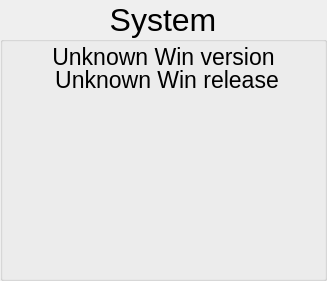
                 <widget class="QGroupBox" name="groupBox_System">
                  <property name="sizePolicy">
                   <sizepolicy hsizetype="Expanding" vsizetype="Preferred">
                    <horstretch>0</horstretch>
                    <verstretch>0</verstretch>
                   </sizepolicy>
                  </property>
                  <property name="minimumSize">
                   <size>
                    <width>280</width>
                    <height>280</height>
                   </size>
                  </property>
                  <property name="maximumSize">
                   <size>
                    <width>999999</width>
                    <height>300</height>
                   </size>
                  </property>
                  <property name="sizeIncrement">
                   <size>
                    <width>1</width>
                    <height>1</height>
                   </size>
                  </property>
                  <property name="font">
                   <font>
                    <pointsize>24</pointsize>
                   </font>
                  </property>
                  <property name="title">
                   <string>System</string>
                  </property>
                  <property name="alignment">
                   <set>Qt::AlignCenter</set>
                  </property>
                  <property name="flat">
                   <bool>false</bool>
                  </property>
                  <layout class="QGridLayout" name="gridLayout_10">
                   <property name="leftMargin">
                    <number>5</number>
                   </property>
                   <property name="topMargin">
                    <number>5</number>
                   </property>
                   <property name="rightMargin">
                    <number>5</number>
                   </property>
                   <property name="bottomMargin">
                    <number>5</number>
                   </property>
                   <property name="spacing">
                    <number>0</number>
                   </property>
                   <item row="0" column="0" colspan="2">
                    <layout class="QHBoxLayout" name="horizontalLayout_47">
                     <property name="spacing">
                      <number>0</number>
                     </property>
                     <item>
                      <spacer name="horizontalSpacer_87">
                       <property name="orientation">
                        <enum>Qt::Horizontal</enum>
                       </property>
                       <property name="sizeHint" stdset="0">
                        <size>
                         <width>13</width>
                         <height>13</height>
                        </size>
                       </property>
                      </spacer>
                     </item>
                     <item>
                      <widget class="QLabel" name="label_System_name">
                       <property name="sizePolicy">
                        <sizepolicy hsizetype="Preferred" vsizetype="Minimum">
                         <horstretch>0</horstretch>
                         <verstretch>0</verstretch>
                        </sizepolicy>
                       </property>
                       <property name="maximumSize">
                        <size>
                         <width>16777215</width>
                         <height>20</height>
                        </size>
                       </property>
                       <property name="font">
                        <font>
                         <pointsize>17</pointsize>
                        </font>
                       </property>
                       <property name="text">
                        <string>Unknown Win version</string>
                       </property>
                       <property name="alignment">
                        <set>Qt::AlignCenter</set>
                       </property>
                      </widget>
                     </item>
                     <item>
                      <spacer name="horizontalSpacer_88">
                       <property name="orientation">
                        <enum>Qt::Horizontal</enum>
                       </property>
                       <property name="sizeHint" stdset="0">
                        <size>
                         <width>11</width>
                         <height>18</height>
                        </size>
                       </property>
                      </spacer>
                     </item>
                    </layout>
                   </item>
                   <item row="1" column="0" colspan="2">
                    <layout class="QHBoxLayout" name="horizontalLayout_50">
                     <item>
                      <spacer name="horizontalSpacer_91">
                       <property name="orientation">
                        <enum>Qt::Horizontal</enum>
                       </property>
                       <property name="sizeHint" stdset="0">
                        <size>
                         <width>47</width>
                         <height>18</height>
                        </size>
                       </property>
                      </spacer>
                     </item>
                     <item>
                      <widget class="QLabel" name="label_System_ver">
                       <property name="sizePolicy">
                        <sizepolicy hsizetype="Preferred" vsizetype="Minimum">
                         <horstretch>0</horstretch>
                         <verstretch>0</verstretch>
                        </sizepolicy>
                       </property>
                       <property name="minimumSize">
                        <size>
                         <width>0</width>
                         <height>0</height>
                        </size>
                       </property>
                       <property name="maximumSize">
                        <size>
                         <width>16777215</width>
                         <height>26</height>
                        </size>
                       </property>
                       <property name="font">
                        <font>
                         <pointsize>17</pointsize>
                        </font>
                       </property>
                       <property name="text">
                        <string>Unknown Win release</string>
                       </property>
                       <property name="scaledContents">
                        <bool>true</bool>
                       </property>
                       <property name="alignment">
                        <set>Qt::AlignCenter</set>
                       </property>
                      </widget>
                     </item>
                     <item>
                      <spacer name="horizontalSpacer_92">
                       <property name="orientation">
                        <enum>Qt::Horizontal</enum>
                       </property>
                       <property name="sizeHint" stdset="0">
                        <size>
                         <width>40</width>
                         <height>18</height>
                        </size>
                       </property>
                      </spacer>
                     </item>
                    </layout>
                   </item>
                   <item row="2" column="0" rowspan="2" colspan="2">
                    <layout class="QHBoxLayout" name="horizontalLayout_48">
                     <property name="spacing">
                      <number>0</number>
                     </property>
                     <item>
                      <spacer name="horizontalSpacer_64">
                       <property name="orientation">
                        <enum>Qt::Horizontal</enum>
                       </property>
                       <property name="sizeType">
                        <enum>QSizePolicy::Preferred</enum>
                       </property>
                       <property name="sizeHint" stdset="0">
                        <size>
                         <width>13</width>
                         <height>20</height>
                        </size>
                       </property>
                      </spacer>
                     </item>
                     <item>
                      <widget class="QLabel" name="label_System_image">
                       <property name="sizePolicy">
                        <sizepolicy hsizetype="Fixed" vsizetype="Fixed">
                         <horstretch>0</horstretch>
                         <verstretch>0</verstretch>
                        </sizepolicy>
                       </property>
                       <property name="minimumSize">
                        <size>
                         <width>180</width>
                         <height>180</height>
                        </size>
                       </property>
                       <property name="maximumSize">
                        <size>
                         <width>180</width>
                         <height>180</height>
                        </size>
                       </property>
                       <property name="text">
                        <string/>
                       </property>
                       <property name="alignment">
                        <set>Qt::AlignCenter</set>
                       </property>
                      </widget>
                     </item>
                     <item>
                      <spacer name="horizontalSpacer_86">
                       <property name="orientation">
                        <enum>Qt::Horizontal</enum>
                       </property>
                       <property name="sizeType">
                        <enum>QSizePolicy::Preferred</enum>
                       </property>
                       <property name="sizeHint" stdset="0">
                        <size>
                         <width>13</width>
                         <height>20</height>
                        </size>
                       </property>
                      </spacer>
                     </item>
                    </layout>
                   </item>
                  </layout>
                 </widget>
